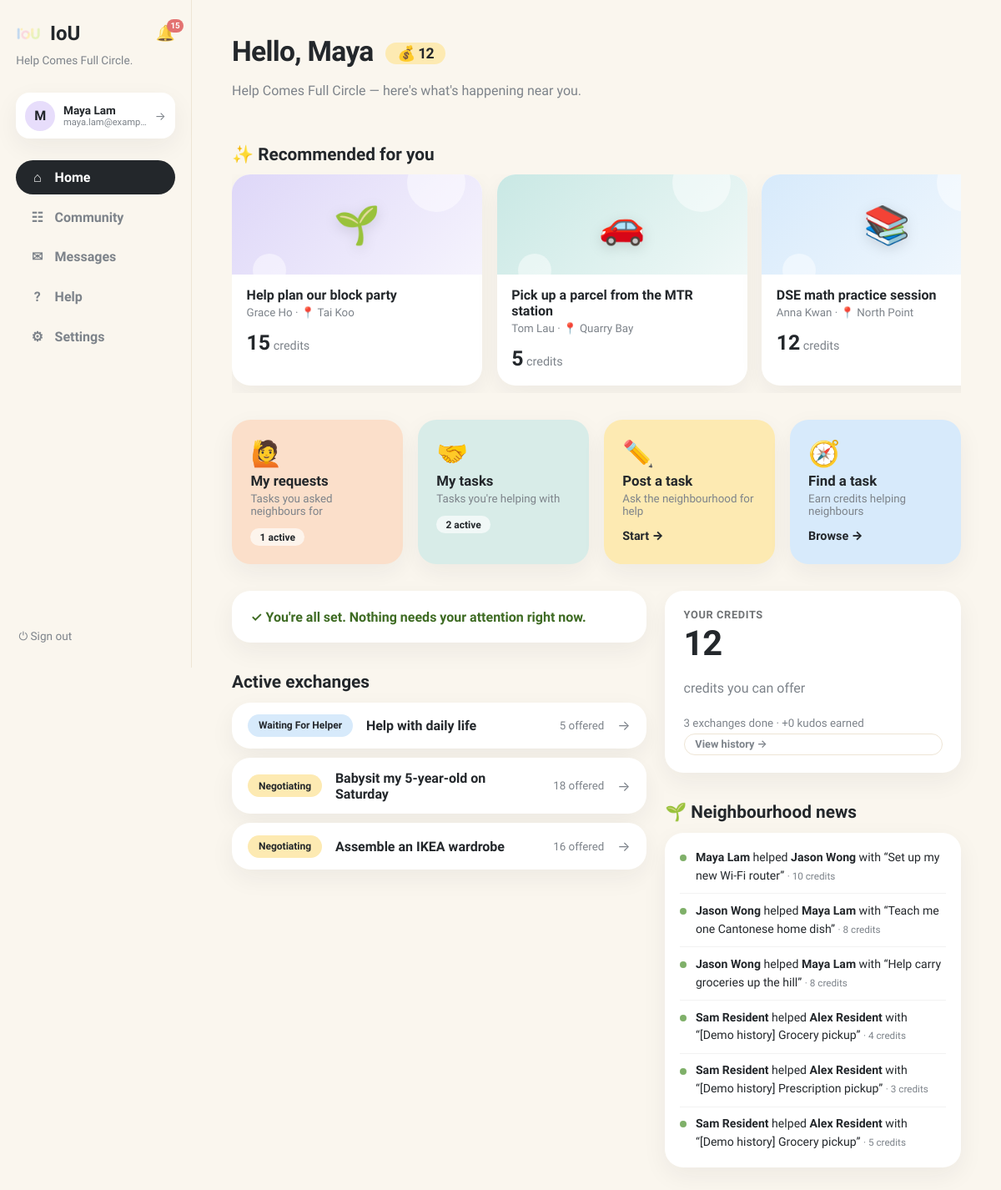
/ (signed in), run on the app's committed database.
### tables this page shows
CREATE TABLE users (
                id INTEGER PRIMARY KEY, name TEXT NOT NULL, email TEXT UNIQUE NOT NULL,
                password TEXT NOT NULL, balance INTEGER NOT NULL DEFAULT 0,
                held_balance INTEGER NOT NULL DEFAULT 0,
                is_moderator INTEGER NOT NULL DEFAULT 0
            , language TEXT NOT NULL DEFAULT 'en', address TEXT, district TEXT, hkid TEXT, address_id TEXT, age INTEGER, birthday TEXT, skills TEXT NOT NULL DEFAULT '', community_helper INTEGER NOT NULL DEFAULT 0, created_at TEXT);

CREATE TABLE requests (
                id INTEGER PRIMARY KEY, title TEXT NOT NULL, description TEXT NOT NULL,
                category TEXT NOT NULL, requester_id INTEGER NOT NULL,
                status TEXT NOT NULL DEFAULT 'open', provider_id INTEGER,
                requester_value INTEGER, requester_buffer INTEGER,
                provider_value INTEGER, provider_buffer INTEGER,
                agreed_value INTEGER, negotiation_deadline TEXT,
                effort_minutes INTEGER, complexity INTEGER, quality_score INTEGER,
                completed_at TEXT,
                created_at TEXT NOT NULL, location TEXT, needed_by TEXT, urgency TEXT, meetup_date TEXT, meetup_time TEXT, meetup_location TEXT, preferred_time TEXT, completion_note TEXT, completion_evidence TEXT, confirm_requester INTEGER NOT NULL DEFAULT 0, confirm_provider INTEGER NOT NULL DEFAULT 0, started_at TEXT, provider_completed_at TEXT, requester_confirmed_at TEXT, release_at TEXT, proof_path TEXT, proof_status TEXT, dispute_eligible INTEGER NOT NULL DEFAULT 1, dispute_window_days INTEGER NOT NULL DEFAULT 3, settlement_value INTEGER,
                FOREIGN KEY(requester_id) REFERENCES users(id),
                FOREIGN KEY(provider_id) REFERENCES users(id)
            );

CREATE TABLE transactions (
                id INTEGER PRIMARY KEY, request_id INTEGER UNIQUE NOT NULL,
                requester_id INTEGER NOT NULL, provider_id INTEGER NOT NULL,
                value INTEGER NOT NULL, effort_minutes INTEGER,
                complexity INTEGER, quality_score INTEGER,
                kudos_given INTEGER NOT NULL DEFAULT 0,
                kudos_bonus INTEGER NOT NULL DEFAULT 0,
                created_at TEXT NOT NULL,
                FOREIGN KEY(request_id) REFERENCES requests(id),
                FOREIGN KEY(requester_id) REFERENCES users(id),
                FOREIGN KEY(provider_id) REFERENCES users(id)
            );

### app.py (the view)
@app.get("/", response_class=HTMLResponse)
def home(request: Request):
    user = current_user(request)
    if not user:
        return RedirectResponse("/login", status_code=303)
    with db() as connection:
        requests, recommendations = load_board(connection)
        pinned_ids = {row["request_id"] for row in connection.execute(
            "SELECT request_id FROM pins WHERE user_id=?", (user["id"],)).fetchall()}
        active_items = [
            item for item in requests
            if (item["requester_id"] == user["id"] or item["provider_id"] == user["id"])
            and item["status"] not in ("completed", "resolved", "cancelled")
        ]
        active_items.sort(key=lambda i: i["id"] not in pinned_ids)
        exchanges = []
        for i in active_items:
            needs, cta, label, href = exchange_flag(connection, i, user["id"])
            exchanges.append({"item": i, "needs": needs, "cta": cta, "label": label, "href": href})
        exchanges.sort(key=lambda e: not e["needs"])
        action_notifs = connection.execute(
            "SELECT * FROM notifications WHERE user_id=? AND is_read=0 AND kind='action' ORDER BY created_at DESC LIMIT 5",
            (user["id"],)).fetchall()
        action_count = sum(1 for e in exchanges if e["needs"])
        user_skills = [x for x in (user["skills"] or "").split(",") if x]
        matched_genres = {g for g, subs in SKILL_TREE.items() if any(x in subs for x in user_skills)}
        open_others = [i for i in requests if i["requester_id"] != user["id"]
                       and i["provider_id"] is None and i["status"] == "open"]
        user_district = (user["district"] or "").strip().lower()
        open_others.sort(key=lambda i: (
            i["category"] not in matched_genres,
            not (i["location"] and user_district and i["location"].strip().lower() == user_district),
            -i["id"]))
        recommended_tasks = open_others[:6]
        matched_ids = {i["id"] for i in open_others if i["category"] in matched_genres}
        counts = {
            "my_open": sum(1 for i in requests if i["requester_id"] == user["id"] and i["status"] not in ("completed", "resolved", "cancelled")),
            "helping": sum(1 for i in requests if i["provider_id"] == user["id"] and i["status"] not in ("completed", "resolved", "cancelled")),
        }
        activity = connection.execute(
            """SELECT t.created_at, t.value agreed_value, t.kudos_bonus, r.title,
                      ru.name requester_name, pu.name provider_name
               FROM transactions t JOIN requests r ON r.id=t.request_id
               JOIN users ru ON ru.id=t.requester_id JOIN users pu ON pu.id=t.provider_id
               ORDER BY t.created_at DESC LIMIT 6""").fetchall()
        history = load_history(connection, user["id"])
        disputes = [d for d in load_disputes(connection) if d["status"] == "open"]
        ledger = connection.execute(
            """SELECT l.*, r.title FROM ledger l LEFT JOIN requests r ON r.id=l.request_id
               WHERE l.user_id=? ORDER BY l.created_at DESC""", (user["id"],)
        ).fetchall()
        notifications = connection.execute(
            "SELECT * FROM notifications WHERE user_id=? ORDER BY created_at DESC LIMIT 5",
            (user["id"],),
        ).fetchall()
        stats = {
            "completed": connection.execute(
                "SELECT COUNT(*) c FROM transactions WHERE requester_id=? OR provider_id=?",
                (user["id"], user["id"])).fetchone()["c"],
            "helped": connection.execute(
                "SELECT COUNT(*) c FROM transactions WHERE provider_id=?",
                (user["id"],)).fetchone()["c"],
            "kudos": connection.execute(
                "SELECT COALESCE(SUM(kudos_bonus),0) s FROM transactions WHERE provider_id=?",
                (user["id"],)).fetchone()["s"],
            "incoming": connection.execute(
                """SELECT COALESCE(SUM(agreed_value),0) s FROM requests
                   WHERE provider_id=? AND status IN ('confirmed','scheduled','in_progress','completion_submitted')""",
                (user["id"],)).fetchone()["s"],
        }
    return render(
        request,
        "dashboard.html",
        page="home",
        active_items=active_items,
        exchanges=exchanges,
        action_notifs=action_notifs,
        action_count=action_count,
        pinned_ids=pinned_ids,
        recommended_tasks=recommended_tasks,
        matched_ids=matched_ids,
        counts=counts,
        activity=activity,
        history=history,
        disputes=disputes,
        ledger=ledger,
        notifications=notifications,
        recommendations=recommendations,
        stats=stats,
        task_categories=TASK_CATEGORIES,
        genre_emoji=GENRE_EMOJI,
    )

### templates/dashboard.html (shortened to what this page needs)
{% extends "base.html" %}
{% block content %}
<header class="page-head">
  <div>
    <h1>Hello, {{ user.name.split(' ')[0] }} <a class="credit-chip" href="/history" title="View credit history">💰 {{ user.balance }}</a></h1>
    <p class="muted">Help Comes Full Circle — here's what's happening near you.</p>
  </div>
</header>
{% if recommended_tasks %}
<section class="home-section">
  <h2 class="section-title">✨ Recommended for you</h2>
  <div class="rec-carousel">
    {% for item in recommended_tasks %}
    <a class="rec-card cat-{{ item.category|slug }}" href="/requests/{{ item.id }}">
      <div class="rec-art"><span class="rec-emoji">{{ genre_emoji.get(item.category|lower, '📋') }}</span></div>
      <div class="rec-body">
        <b>{{ item.title }}</b>
        <small class="muted">{{ item.requester_name }}{% if item.location %} · 📍 {{ item.location }}{% endif %}</small>
        <span class="rec-foot">
          <span class="browse-offer"><b>{{ item.requester_value }}</b> credits</span>
        </span>
      </div>
    </a>
    {% endfor %}
  </div>
</section>
{% endif %}
<section class="home-section">
  <div class="hub-grid">
    <a class="hub-block hub-peach" href="/my-posts">
      <span class="hub-emoji">🙋</span>
      <b>My requests</b>
      <small>Tasks you asked neighbours for</small>
      <span class="hub-count">{{ counts.my_open }} active</span>
    </a>
    <a class="hub-block hub-mint" href="/helping">
      <span class="hub-emoji">🤝</span>
      <b>My tasks</b>
      <small>Tasks you're helping with</small>
      <span class="hub-count">{{ counts.helping }} active</span>
    </a>
    <a class="hub-block hub-yellow" href="/new-request">
      <span class="hub-emoji">✏️</span>
      <b>Post a task</b>
      <small>Ask the neighbourhood for help</small>
      <span class="hub-go">Start →</span>
    </a>
    <a class="hub-block hub-blue" href="/browse">
      <span class="hub-emoji">🧭</span>
      <b>Find a task</b>
      <small>Earn credits helping neighbours</small>
      <span class="hub-go">Browse →</span>
    </a>
  </div>
</section>
<div class="home-2col">
<div>
{% if action_count %}
<section class="home-section">
  <h2 class="section-title">⚡ {{ action_count }} thing{% if action_count != 1 %}s{% endif %} need{% if action_count == 1 %}s{% endif %} your attention</h2>
  <div class="action-list">
    {% for e in exchanges %}{% if e.needs %}
    <a class="action-row card" href="{{ e.href }}">
      <div class="ar-main">
        <b>{{ e.item.title }}</b>
        <small class="muted">{{ e.label }}</small>
      </div>
      <span class="ar-cta">{{ e.cta or 'Continue' }} →</span>
    </a>
    {% endif %}{% endfor %}
  </div>
</section>
{% else %}
<section class="home-section">
  <div class="card allset-card">✓ You're all set. Nothing needs your attention right now.</div>
</section>
{% endif %}
{% if exchanges %}
<section class="home-section">
  <h2 class="section-title">Active exchanges</h2>
  <div class="exchange-list">
    {% for e in exchanges[:3] %}
    <a class="exchange-row card" href="{{ e.href }}">
      <span class="status s-{{ e.item.status }}">{{ status_labels[e.item.status] }}</span>
      <b>{{ e.item.title }}</b>
      <small class="muted">{% if e.item.agreed_value %}{{ e.item.agreed_value }} credits{% else %}{{ e.item.requester_value }} offered{% endif %}</small>
      <span class="er-arrow">→</span>
    </a>
    {% endfor %}
  </div>
</section>
{% endif %}
</div>
<div>
<section class="card credit-panel">
  <span class="stat-label">Your credits</span>
  <span class="stat-big {% if user.balance < 0 %}neg{% endif %}">{{ user.balance }}</span>
  {% if user.balance < 0 %}
  <p class="credit-warn">Below zero — help a neighbour to get back above 0 before starting new requests.</p>
  {% else %}
  <p class="muted">credits you can offer</p>
  {% endif %}
  <small class="muted">{{ stats.completed }} exchanges done · +{{ stats.kudos }} kudos earned</small>
  <a class="btn-ghost btn-sm" href="/history">View history →</a>
</section>
{% if activity %}
<section class="home-section">
  <h2 class="section-title">🌱 Neighbourhood news</h2>
  <div class="card news-card">
    {% for a in activity %}
    <div class="news-row">
      <span class="news-dot"></span>
      <p><b>{{ a.provider_name }}</b> helped <b>{{ a.requester_name }}</b> with “{{ a.title }}”
        <small class="muted"> · {{ a.agreed_value }} credits{% if a.kudos_bonus %} +{{ a.kudos_bonus }} kudos{% endif %}</small></p>
    </div>
    {% endfor %}
  </div>
</section>
{% endif %}
</div>
</div>
{% endblock %}

### templates/base.html (shortened to what this page needs)
<!doctype html>
<html lang="en"><head><link rel="stylesheet" href="/static/style.css"></head>
<body class="app-body">
<nav class="sidebar">
  <div class="brand-row">
    <a class="brand" href="/"><img class="brand-logo" src="/static/iou-logo.png" alt="IoU logo">IoU</a>
    <a class="bell {% if page == 'notifications' %}active{% endif %}" href="/notifications" title="Notifications">🔔{% if unread_notifs or unread_msgs %}<span class="bell-badge">{{ (unread_notifs or 0) + (unread_msgs or 0) }}</span>{% endif %}</a>
  </div>
  <p class="brand-tag">Help Comes Full Circle.</p>
  <a class="side-user" href="/account" title="Your account">
    <div class="avatar">{{ user.name[0] }}</div>
    <div class="sidebar-user-meta"><b>{{ user.name }}</b><small>{{ user.email }}</small></div>
    <span class="side-user-arrow">→</span>
  </a>
  <div class="nav-links">
    <a class="nav-link {% if page == 'home' %}active{% endif %}" href="/"><span class="nav-ico">⌂</span>Home</a>
    <a class="nav-link {% if page == 'browse' %}active{% endif %}" href="/browse"><span class="nav-ico">☷</span>Community</a>
    <a class="nav-link {% if page == 'messages' %}active{% endif %}" href="/messages"><span class="nav-ico">✉</span>Messages{% if unread_msgs %}<span class="unread-dot"></span>{% endif %}</a>
    <a class="nav-link {% if page == 'help' %}active{% endif %}" href="/help"><span class="nav-ico">?</span>Help</a>
    <a class="nav-link {% if page == 'account' %}active{% endif %}" href="/account"><span class="nav-ico">⚙</span>Settings</a>
  </div>
  <form method="post" action="/logout" class="side-logout"><button class="link-button" title="Sign out">⏻ Sign out</button></form>
</nav>
<main class="content {% block content_class %}{% endblock %}">{% block content %}{% endblock %}</main>
</body></html>

### data on the page
users: name "M", name "Maya Lam", email "maya.lam@examp…", name "Maya", balance "12"
requests: get "🌱", title "Help plan our block party", requester_name "Grace Ho", location "Tai Koo", requester_value "15"
requests: get "🚗", title "Pick up a parcel from the MTR station", requester_name "Tom Lau", location "Quarry Bay", requester_value "5"
requests: get "📚", title "DSE math practice session", requester_name "Anna Kwan", location "North Point", requester_value "12"
requests: status "Waiting For Helper", item "Help with daily life", item.requester_value "5"
requests: status "Negotiating", item "Babysit my 5-year-old on Saturday", item.requester_value "18"
requests: status "Negotiating", item "Assemble an IKEA wardrobe", item.requester_value "16"
transactions: provider_name "Maya Lam", requester_name "Jason Wong", title "Set up my new Wi-Fi router", agreed_value "10"
transactions: provider_name "Jason Wong", requester_name "Maya Lam", title "Teach me one Cantonese home dish", agreed_value "8"
transactions: provider_name "Jason Wong", requester_name "Maya Lam", title "Help carry groceries up the hill", agreed_value "8"
transactions: provider_name "Sam Resident", requester_name "Alex Resident", title "[Demo history] Grocery pickup", agreed_value "4"
transactions: provider_name "Sam Resident", requester_name "Alex Resident", title "[Demo history] Prescription pickup", agreed_value "3"
transactions: provider_name "Sam Resident", requester_name "Alex Resident", title "[Demo history] Grocery pickup", agreed_value "5"

### other printed values
{{ (unread_notifs or 0) + (unread_msgs or 0) }} "15"
{{ counts.my_open }} "1"
{{ counts.helping }} "2"
{{ stats.completed }} "3"
{{ stats.kudos }} "0"
